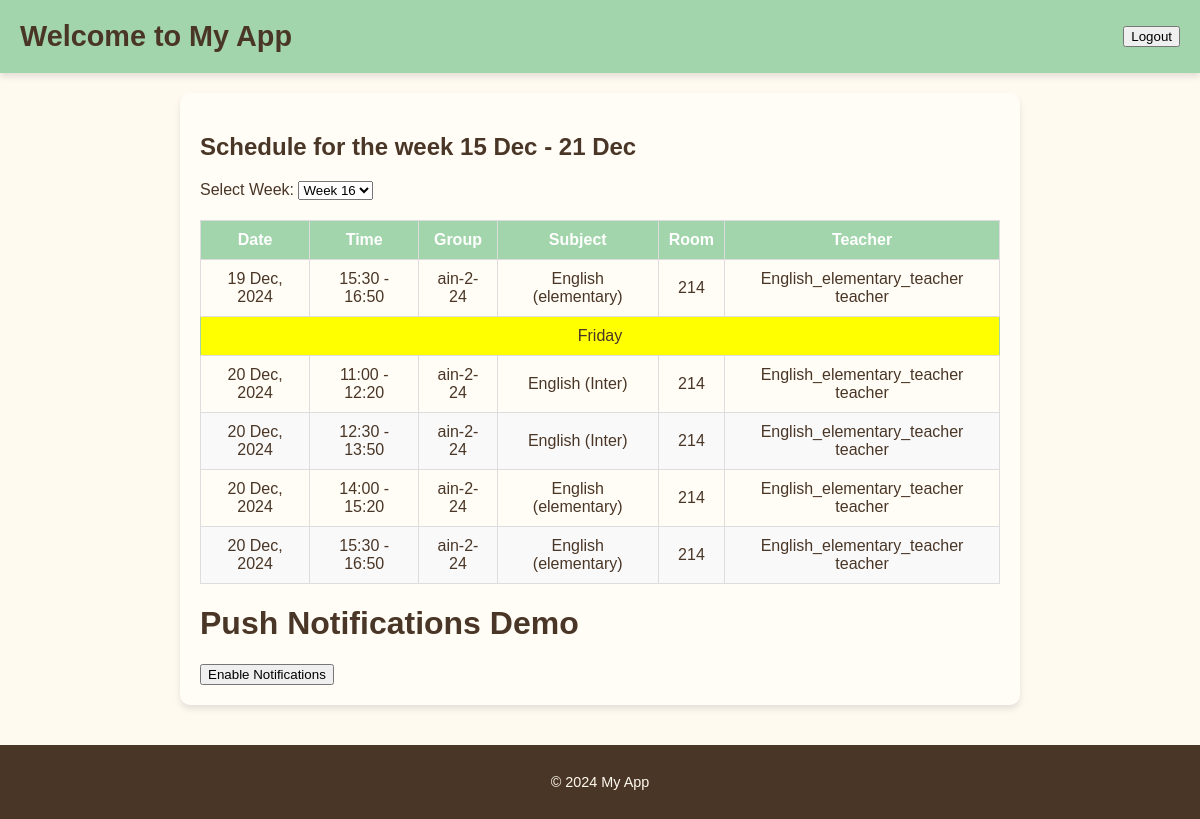
The app's page /schedule/ (signed in) with its own data.
### uuser/models.py (models this page shows, shortened)
class Schedule(models.Model):
    groups = models.ManyToManyField('StudentGroup', related_name="schedule_groups")
    subjects = models.ManyToManyField('Subject', related_name="schedule_subjects")
    teachers = models.ManyToManyField('CustomUser', related_name="schedule_teachers", limit_choices_to={'role': 'teacher'})
    cabinet = models.ForeignKey('Cabinet', on_delete=models.SET_NULL, null=True, blank=True, related_name="schedule_entries")
    date_time = models.DateTimeField()
    end_time = models.TimeField()

class StudentGroup(models.Model):
    name = models.CharField(max_length=100, unique=True)
    students = models.ManyToManyField(CustomUser, related_name="student_groups", limit_choices_to={'role': 'student'}, blank=True)
    def __str__(self):
        return self.name
    class Meta:
        verbose_name = "Student Group"
        verbose_name_plural = "Student Groups"

class Subject(models.Model):
    name = models.CharField(max_length=100, unique=True)
    teachers = models.ManyToManyField(CustomUser, related_name="subject_teachers", limit_choices_to={'role': 'teacher'}, blank=True)
    def __str__(self):
        return self.name
    class Meta:
        verbose_name = "Subject"
        verbose_name_plural = "Subjects"

class Cabinet(models.Model):
    number = models.CharField(max_length=10, unique=True)
    description = models.TextField(blank=True, null=True)
    def __str__(self):
        return self.number
    class Meta:
        verbose_name = "Cabinet"
        verbose_name_plural = "Cabinets"

class CustomUser(AbstractUser):
    ROLE_CHOICES = (
        ('student', 'Student'),
        ('teacher', 'Teacher'),
        ('admin', 'Admin'),
    )
    role = models.CharField(max_length=10, choices=ROLE_CHOICES, default='student')
    def __str__(self):
        return self.username + " " + self.role

### uuser/views.py (the view)
# urls.py: path('schedule/', views.schedule_view, name='schedule'),
@login_required
def schedule_view(request):
    user = request.user
    if not user.is_authenticated or user.role not in ['student', 'teacher']:
        return render(request, 'uuser/access_denied.html')
    current_date = now().date()
    year = current_date.year
    first_september = datetime(year, 9, 1).date()
    if current_date < first_september:
        first_september = datetime(year - 1, 9, 1).date()
    delta_days = (current_date - first_september).days
    current_week = delta_days // 7 + 1
    selected_week = request.GET.get('week', current_week)
    try:
        selected_week = int(selected_week)
    except ValueError:
        selected_week = current_week
    start_of_week = first_september + timedelta(weeks=(selected_week - 1))
    end_of_week = start_of_week + timedelta(days=6)
    if user.role == 'student' and hasattr(user, 'student_profile'):
        student_group = user.student_profile.group
        schedules = Schedule.objects.filter(
            groups=student_group,
            date_time__date__range=(start_of_week, end_of_week)
        )
    elif user.role == 'teacher':
        schedules = Schedule.objects.filter(
            teachers=user,
            date_time__date__range=(start_of_week, end_of_week)
        )
    else:
        schedules = []
    total_weeks = ((datetime(year + 1, 6, 30).date() - first_september).days) // 7 + 1
    return render(request, 'uuser/schedule.html', {
        'schedules': schedules,
        'selected_week': selected_week,
        'current_week': current_week,
        'start_of_week': start_of_week,
        'end_of_week': end_of_week,
        'weeks_range': range(1, total_weeks + 1),
    })

### myproject/context_processors.py (called while the page is built)
def notification_key(request):
    return {
        'NOTIFICATION_KEY': settings.NOTIFICATION_KEY
    }

### uuser/templates/uuser/schedule.html (shortened to what this page needs)
{% extends "uuser/base.html" %}
{% block content %}
<h2>Schedule for the week {{ start_of_week|date:"d M" }} - {{ end_of_week|date:"d M" }}</h2>
<div style="margin-bottom: 20px;">
    <form method="get" action="" style="display: inline;">
        <label for="week">Select Week:</label>
        <select id="week" name="week" onchange="this.form.submit()">
            {% for week in weeks_range %}
            <option value="{{ week }}" {% if week == selected_week %}selected{% endif %}>
                Week {{ week }}
            </option>
            {% endfor %}
        </select>
    </form>
</div>
{% if schedules %}
<table id="schedule-table" border="1" cellspacing="0" cellpadding="5"
       style="width: 100%; border-collapse: collapse; text-align: center;">
    <thead>
    <tr style="background-color: #f2f2f2;">
        <th>Date</th>
        <th>Time</th>
        <th>Group</th>
        <th>Subject</th>
        <th>Room</th>
        <th>Teacher</th>
    </tr>
    </thead>
    <tbody>
    {% for schedule in schedules %}
    <tr>
        <td>{{ schedule.date_time|date:"d M, Y" }}</td>
        <td>{{ schedule.date_time|time:"H:i" }} - {{ schedule.end_time|time:"H:i" }}</td>
        <td>{{ schedule.groups.all|join:", " }}</td>
        <td>{{ schedule.subjects.all|join:", " }}</td>
        <td>{{ schedule.cabinet }}</td>
        <td>{{ schedule.teachers.all|join:", " }}</td>
    </tr>
    {% endfor %}
    </tbody>
</table>
{% else %}
<div style="text-align: center; margin-top: 20px;">
    <p>No schedule available for the selected week.</p>
    <img src="" alt="No Schedule" style="max-width: 400px; width: 100%;">
</div>
{% endif %}
<h1>Push Notifications Demo</h1>
    <button id="enable-notifications">Enable Notifications</button>
{% endblock %}

### uuser/templates/uuser/base.html (shortened to what this page needs)
<!DOCTYPE html>
<html lang="en">
<head>
</head>
<body>
<header>
    <h1>Welcome to My App</h1>
    <nav>
        <form action="{% url 'logout' %}" method="post">
    <button type="submit">Logout</button>
</form>
    </nav>
</header>
<main>
    {% block content %}
    {% endblock %}
</main>
<footer>
    <p>&copy; 2024 My App</p>
</footer>
</body>
</html>

### uuser/templates/uuser/base.html (style rules this page uses)
body { font-family: Arial, sans-serif; display: flex; flex-direction: column; min-height: 100vh; margin: 0; padding: 0; background-color: #fffaf0; color: #4a3626; }
header { background-color: #a2d5ab; color: #4a3626; padding: 20px; display: flex; justify-content: space-between; align-items: center; box-shadow: 0 4px 6px rgba(0, 0, 0, 0.1); }
header h1 { margin: 0; font-size: 1.8rem; }
header nav { display: flex; align-items: center; }
main { flex: 1; padding: 20px; background-color: #fffdf6; box-shadow: 0 4px 6px rgba(0, 0, 0, 0.1); border-radius: 10px; margin: 20px auto; max-width: 800px; }
footer { background-color: #4a3626; color: #fffaf0; text-align: center; padding: 15px; margin-top: 20px; font-size: 0.9rem; }
table#schedule-table { border: 1px solid #a2d5ab; width: 100%; text-align: center; border-collapse: collapse; }
table#schedule-table th, table#schedule-table td { padding: 10px; border: 1px solid #ddd; }
table#schedule-table tr:nth-child(even) { background-color: #f9f9f9; }
table#schedule-table th { background-color: #a2d5ab; color: white; }

### records on screen
Schedule: date_time "19 Dec, 2024", date_time "15:30", end_time "16:50", groups.all "ain-2-24", subjects.all "English (elementary)", cabinet "214", teachers.all "English_elementary_teacher teacher"
Schedule: date_time "20 Dec, 2024", date_time "11:00", end_time "12:20", groups.all "ain-2-24", subjects.all "English (Inter)", cabinet "214", teachers.all "English_elementary_teacher teacher"
Schedule: date_time "20 Dec, 2024", date_time "12:30", end_time "13:50", groups.all "ain-2-24", subjects.all "English (Inter)", cabinet "214", teachers.all "English_elementary_teacher teacher"
Schedule: date_time "20 Dec, 2024", date_time "14:00", end_time "15:20", groups.all "ain-2-24", subjects.all "English (elementary)", cabinet "214", teachers.all "English_elementary_teacher teacher"
Schedule: date_time "20 Dec, 2024", date_time "15:30", end_time "16:50", groups.all "ain-2-24", subjects.all "English (elementary)", cabinet "214", teachers.all "English_elementary_teacher teacher"

### other values on screen
{{ start_of_week|date:"d M" }} "15 Dec"
{{ end_of_week|date:"d M" }} "21 Dec"
